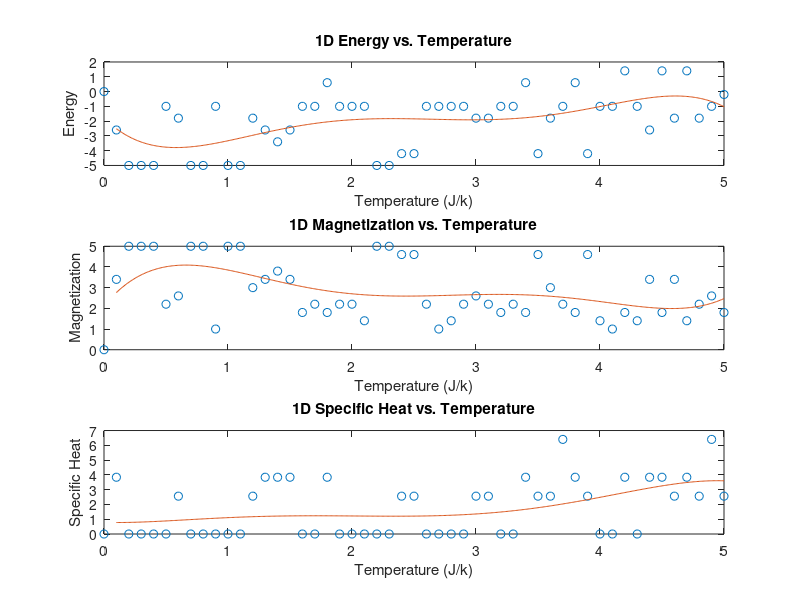

Source code (MATLAB):
%{
This program implements the 1-D magnetization Ising model.The simulation uses the
metropolis algorithm. 
%}
%USER INTERACTION: The parameters that the User can enter to specify the
%system 
%{
This program implements the 2-D magnetization Ising model.The simulation uses the
metropolis algorithm. 
For our paper we had the following parameters to investigate the critical
temperature 
J=1 
Size of Lattice (nrows) = 25
tempf=5
runs=90000
trials=30000
%}
nrows=input('Please enter lattice size (nrows) '); %Prompt the user to enter the number of rows
spinarr=randi(2,nrows)*2-3; %creates a lattice of just 1s and -1s
runs=input('Please enter the number of runs: '); %Prompt the user to enter the number of runs
trials=input('Please enter the number of trials: '); %Prompt the user to enter the number of trials 
tempf=input('Please enter the Final Temperature Range you wish to investigate: '); %Prompt the user to enter the final temperate 
%Assigned Values that are embeded in the code 
J=1; %The assigned interactino energy of spins 
Temp=zeros(1,tempf*10);
tempinv=zeros(1,tempf*10);
Magn=zeros(trials,tempf*10);
Energy=zeros(trials,tempf*10);
ExpEnergysq=zeros(trials,tempf*10); %Matrix of Zeros for expectation of Energy^2
Magnsq=zeros(trials,tempf*10); %Matrix of zeros for expetation of Magnetization^2

%{
Chooses the initial micro state and carries out a flip trial.
It also chooses a random spin inside the lattice and locates the top,
bottom, right and left neighbors
%}
for T=0.1:0.1:tempf
    spinarr = randi(2,1,nrows)*2 - 3;
    for i=1:trials+runs
        randcol=randi(nrows,1);
        randrow=randi(1,1);
        r=rand;
        if (randcol==1)
            coll=nrows;
        else
            coll=randcol-1;
        end
        if (randcol==nrows)
            colr=1;
        else
            colr=randcol+1;
        end
        
        %total change in energy, E if a spin occurred
        deltaE=2*J*spinarr(randrow,randcol)*(spinarr(randrow,coll)+spinarr(randrow,colr));
        
        %If total energy change is less than zero, accept the flips
        if (deltaE<=0)
            spinarr(randrow,randcol)=-spinarr(randrow,randcol);
         %otherwise,if the energy increases then flip the probability of p = e-(beta delta E).
        else
            p=exp(-deltaE/T); %the probabilty of the energy change, E
            if (p>=r) %accept the flips
                spinarr(randrow,randcol)=-spinarr(randrow,randcol);
            else % reject the flips
                spinarr(randrow,randcol)=spinarr(randrow,randcol);
            end
        end
        %Try more trials (both waiting for equilibrium and taking the data)
        if (i>runs)
            mag=sum(spinarr);%Sum of all the first column spins and the resulting row matrix
            absmag=abs(mag);%the abolute value of the magnetization 
            indexm = round(10*T+1); 
            indexn = round(i-runs);
            Magn(indexn,indexm) = absmag;
            Arl=spinarr.*circshift(spinarr,[0,-1]);%Calculates the interacton in the right-left direction --changed x, y stays constant 
            Etot=-J*(sum(sum(Arl)));
            Energy(indexn,indexm)=Etot;
            Etotsq=Etot^2;
            ExpEnergysq(indexn,indexm)=Etotsq;
        end
    end
    index=round(10*T+1);
    Temp(index) = T;
end
energy=(1/trials)*sum(Energy);
expenergysq=(1/trials)*sum(ExpEnergysq); %row matrix of <E^2>
energysq=energy.*energy; %row matrix of <E>^2
magn=(1/trials)*sum(Magn);
specificheat=(expenergysq-energysq); %specific heat but need to multiply by 1/T^2
figure; %plots the energy, magnetization, and specific heat as functions of temperature

S(1) = subplot(3,1,1);
S(2) = subplot(3,1,2);
S(3) = subplot(3,1,3);

x=0.1:0.01:tempf;
pEnergy=polyfit(Temp,energy,tempf); %also calculates and plots a best fitting curve for each figure
pMag=polyfit(Temp,magn,tempf);
pHeat=polyfit(Temp,specificheat,tempf);
yEnergy=polyval(pEnergy,x);
yMag=polyval(pMag,x);
yHeat=polyval(pHeat,x);
plot(S(1),Temp,energy,'o',x,yEnergy)
title(S(1),'1D Energy vs. Temperature') %properly labels and titles each figure
xlabel(S(1),'Temperature (J/k)')
ylabel(S(1),'Energy')
plot(S(2),Temp,magn,'o',x,yMag)
title(S(2),'1D Magnetization vs. Temperature')
xlabel(S(2),'Temperature (J/k)')
ylabel(S(2),'Magnetization')
plot(S(3),Temp,specificheat,'o',x,yHeat)
title(S(3),'1D Specific Heat vs. Temperature')
xlabel(S(3),'Temperature (J/k)')
ylabel(S(3),'Specific Heat')
